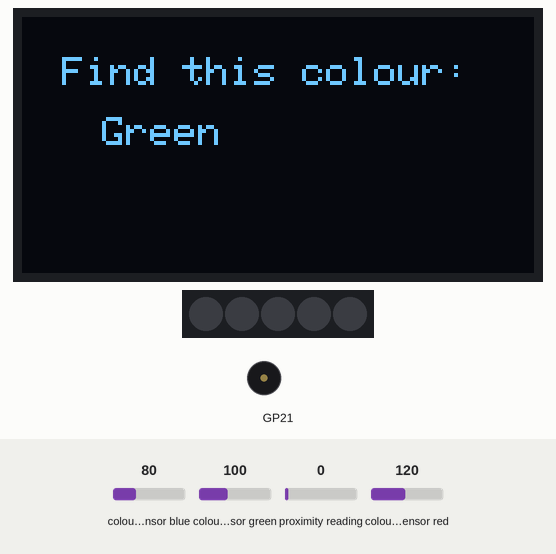
The program below on a simulated Raspberry Pi Pico running CircuitPython. On the bench: 128×64 one-colour display, 5 RGB LEDs in strip order, left to right, buzzer (waves = sounding). The inputs (shaded band) are chosen by the test bench; at power-on: proximity reading 0, colour sensor blue 80, colour sensor green 100, colour sensor red 120. Dim RGB values are drawn brighter than linear; random numbers come from a fixed seed; what the program prints to the serial console is not drawn.

Above: at 1.2 s.
1.3 s: proximity reading set to 64
At 8.43 s:
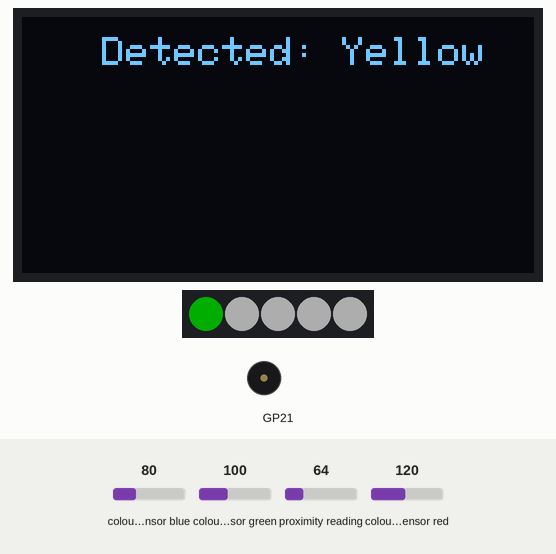
10.2 s: colour sensor blue set to 128
At 17.65 s:
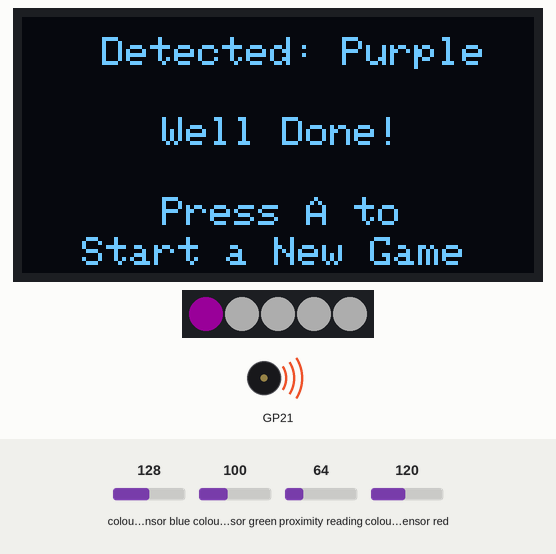
19.1 s: colour sensor green set to 191
At 26.59 s:
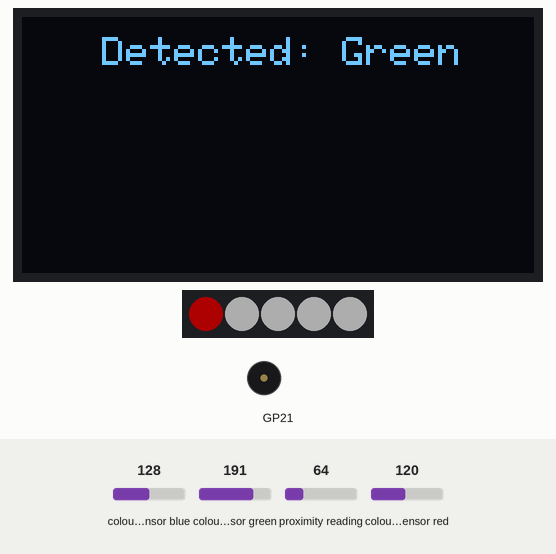
28.0 s: colour sensor red set to 250
At 35.59 s:
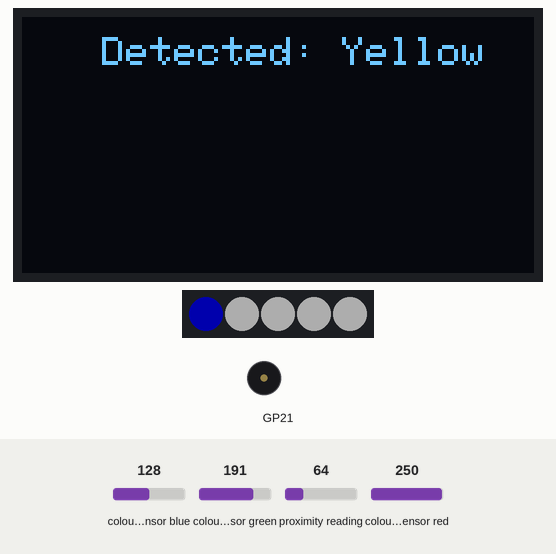
36.9 s: colour sensor blue set to 191
At 44.81 s:
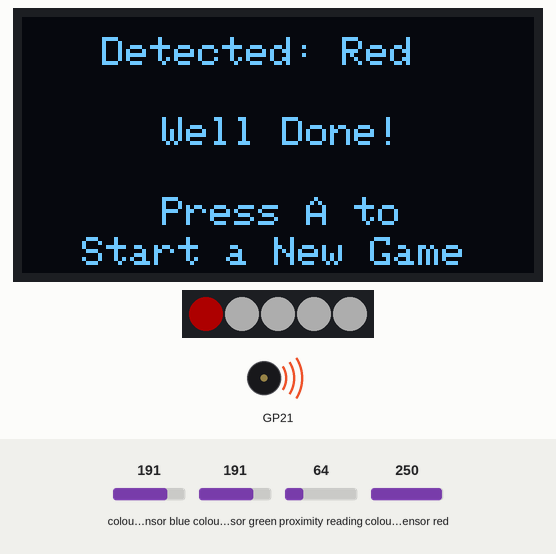
46.5 s: proximity reading set to 5
At 53.81 s:
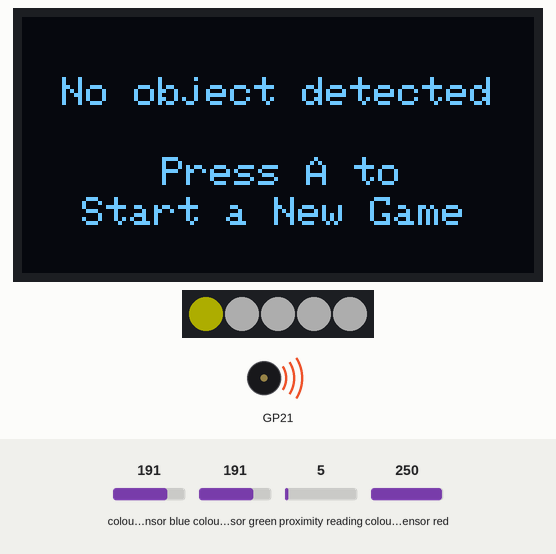
Timing chart, 0 to 64.3 s (numbered marks = the images above; inputs shaded):
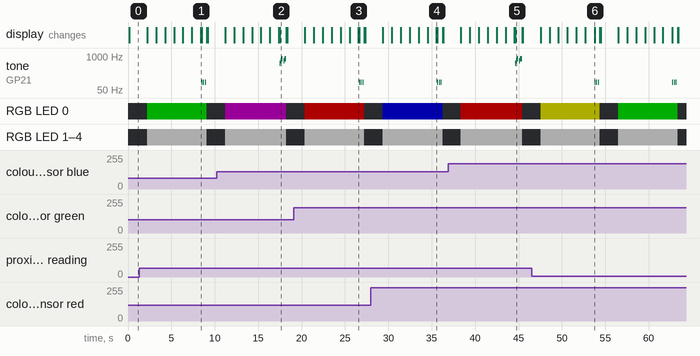

The program:

CHALLENGE2_COLOUR_DETECTING_GAME.py
```python
import board, digitalio, time, simpleio, neopixel, busio, random
from adafruit_apds9960.apds9960 import APDS9960
import adafruit_ssd1306

i2c = busio.I2C(board.GP5, board.GP4)
apds = APDS9960(i2c)
apds.enable_color = True
apds.enable_proximity = True

buzzer = board.GP21
oled = adafruit_ssd1306.SSD1306_I2C(128, 64, i2c)

button_start = digitalio.DigitalInOut(board.GP0)
button_start.direction = digitalio.Direction.INPUT

num_pixels = 5
pixel_pin = board.GP14
pixels = neopixel.NeoPixel(pixel_pin, num_pixels, brightness=0.2)

MELODY_NOTE = [523, 659, 784, 0, 659, 784]
MELODY_DURATION = [0.12, 0.12, 0.12, 0.1, 0.12, 0.2]

oled.fill(0)
oled.text("Press A to", 35, 25, 1)
oled.text("Start a New Game", 15, 35, 1)
oled.show()

prev_colour = None  # Initialize prev_colour

def get_random_colour():
    colours = ["Red", "Green", "Blue", "Yellow", "Purple"]
    x = random.choice(colours)
    while x == prev_colour:
        x = random.choice(colours)
    return x

while True:
    pixels.fill((0,0,0))
    while button_start.value:
        pass
    oled.fill(0)
    oled.show()

    random_colour = get_random_colour()
    prev_colour = random_colour

    oled.text("Find this colour:", 10, 10, 1)
    oled.text(f"{random_colour}", 20, 25, 1)
    oled.show()
    time.sleep(2)
    pixels.fill((255,255,255))
    oled.text("Time left:   seconds", 5, 50, 1)

    if random_colour == "Red":
        pixels[0] = (255, 0, 0)  # Red
    elif random_colour == "Green":
        pixels[0] = (0, 255, 0)  # Green
    elif random_colour == "Blue":
        pixels[0] = (0, 0, 255)  # Blue
    elif random_colour == "Yellow":
        pixels[0] = (255, 255, 0)  # Yellow
    elif random_colour == "Purple":
        pixels[0] = (128, 0, 128)  # Purple

    for countdown in range(5, -1, -1):
        oled.fill_rect(70, 50, 10, 7, 0)
        oled.text(f"{countdown}", 70, 50, 1)
        oled.show()
        time.sleep(1)

    if apds.proximity < 10:
        oled.fill(0)
        oled.text("No object detected", 10, 15, 1)
        oled.text("Press A to", 35, 35, 1)
        oled.text("Start a New Game", 15, 45, 1)
        oled.show()
        for i in range(3):
            simpleio.tone(buzzer, 100, 0.1)
            simpleio.tone(buzzer, 0, 0.1)
    else:
        r, g, b, c = apds.color_data
        print(f"red: {r}, green: {g}, blue: {b}, clear: {c}")
        if r > g and r > b:
            if g > b:
                detected_colour = "Yellow"
            else:
                detected_colour = "Red"
        elif b > r and b > g:
            if r > g:
                detected_colour = "Purple"
            else:
                detected_colour = "Blue"
        elif g > r and g > b:
            detected_colour = "Green"

        oled.fill(0)
        oled.text(f"Detected: {detected_colour}", 20, 5, 1)
        oled.show()

        if detected_colour == random_colour:
            oled.text("Well Done!", 35, 25, 1)
            oled.text("Press A to", 35, 45, 1)
            oled.text("Start a New Game", 15, 55, 1)
            oled.show()
            for i in range(len(MELODY_NOTE)):
                simpleio.tone(buzzer, MELODY_NOTE[i], MELODY_DURATION[i])
        else:
            oled.text("Try Again.", 35, 25, 1)
            oled.text("Press A to", 35, 45, 1)
            oled.text("Start a New Game", 15, 55, 1)
            oled.show()
            for i in range(3):
                simpleio.tone(buzzer, 100, 0.1)
                simpleio.tone(buzzer, 0, 0.1)
```

Measured:
- by itself, tone on GP21: plays 100 Hz for 0.10 s, 100 Hz for 0.10 s, 100 Hz for 0.10 s, 100 Hz for 0.10 s, 100 Hz for 0.10 s, 100 Hz for 0.10 s
- what the display in image 2 shows lasts 0.8 s, from 17.5 s to 18.3 s
